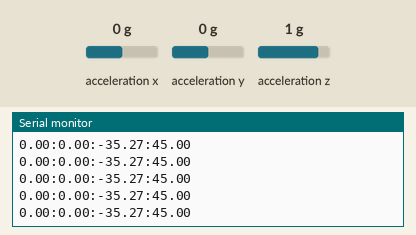
Bench run of a sketch on a simulated Arduino Uno, built with avr-gcc and run on an emulated ATmega328P. Shown: the last lines printed to the serial monitor. Wiring (inferred from the names in the program): ADXL345 accelerometer at I2C address 0x53. Inputs (shaded band) come from the test bench; at power-on: acceleration x 0 g, acceleration z 1 g, acceleration y 0 g.

Above: at 1.2 s.
1.3 s: acceleration x set to -1.4 g
At 1.34 s:
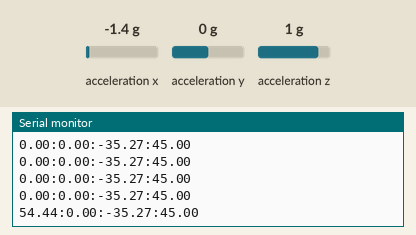
2.8 s: acceleration z set to 0 g
At 2.83 s:
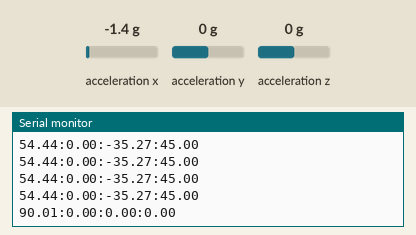
5.8 s: acceleration z set to -1.4 g
At 5.81 s:
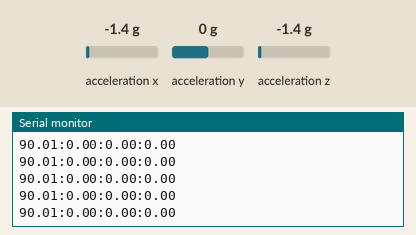
8.8 s: acceleration y set to -1.4 g
At 8.8 s:
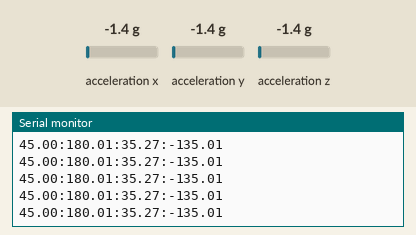
Timing chart, 0 to 11.3 s (numbered marks = the images above; inputs shaded):
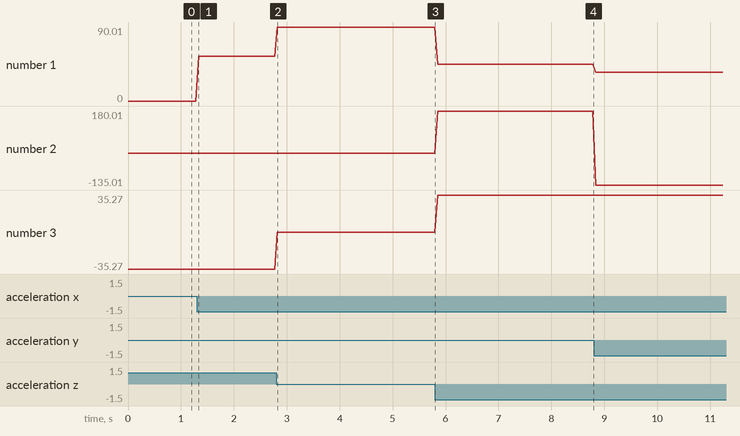

Measured:
- after the input at 1.3 s, the serial monitor: prints a new line at once (image 1)
- after the input at 2.8 s, the serial monitor: prints a new line at once (image 2)
- plotted number 1: 0 → 54.44 after the input at 1.3 s, 54.44 → 90.01 after the input at 2.8 s, 90.01 → 45 after the input at 5.8 s
- plotted number 2: 0 → 180.01 after the input at 5.8 s
- plotted number 3: 0 → 35.27 after the input at 5.8 s

The sketch:

filter2.ino
```cpp
//kalman滤波器
#include <Wire.h>
#define DEVICE (0x53)       //ADXL345 device address
#define TO_READ (6)         //num of bytes we are going to read each time (two bytes for each axis)
byte buff[TO_READ] ;        //6 bytes buffer for saving data read from the device
char str[512];              //string buffer to transform data before sending it to the serial port
int regAddress = 0x32;      //first axis-acceleration-data register on the ADXL345
int x, y, z;				        //three axis acceleration data
double roll = 0.00, pitch = 0.00;		//Roll & Pitch are the angles which rotate by the axis X and y
double froll = 0.00, fpitch = 0.00;
//in the sequence of R(x-y-z),more info visit
void setup() {
  Wire.begin();         // join i2c bus (address optional for master)
  Serial.begin(9600);  // start serial for output

  //Turning on the ADXL345
  writeTo(DEVICE, 0x2D, 0);
  writeTo(DEVICE, 0x2D, 16);
  writeTo(DEVICE, 0x2D, 8);
}

void loop() {

  readFrom(DEVICE, regAddress, TO_READ, buff); //read the acceleration data from the ADXL345
                                              //each axis reading comes in 10 bit resolution, ie 2 bytes.  Least Significat Byte first!!
                                              //thus we are converting both bytes in to one int
  x = (((int)buff[1]) << 8) | buff[0];
  y = (((int)buff[3])<< 8) | buff[2];
  z = (((int)buff[5]) << 8) | buff[4];

  //we send the x y z values as a string to the serial port
//  Serial.print("The acceleration info of x, y, z are:");
//  sprintf(str, "%d %d %d", x, y, z);
//  Serial.print(str);
//  Serial.write(10);

  //Roll & Pitch calculate
  RP_calculate();
  // Output
  Serial.print(pitch);
  Serial.print(":");
  Serial.print(roll);
  Serial.print(":");
  filter();
  // Output (filtered)
  Serial.print(fpitch);
  Serial.print(":");
  Serial.print(froll);
  Serial.println();
  //It appears that delay is needed in order not to clog the port
  delay(50);
}

//---------------- Functions
//Writes val to address register on device
void writeTo(int device, byte address, byte val) {
  Wire.beginTransmission(device); //start transmission to device
  Wire.write(address);        // send register address
  Wire.write(val);        // send value to write
  Wire.endTransmission(); //end transmission
}

//reads num bytes starting from address register on device in to buff array
void readFrom(int device, byte address, int num, byte buff[]) {
  Wire.beginTransmission(device); //start transmission to device
  Wire.write(address);        //sends address to read from
  Wire.endTransmission(); //end transmission

    Wire.beginTransmission(device); //start transmission to device
  Wire.requestFrom(device, num);    // request 6 bytes from device

  int i = 0;
  while(Wire.available())    //device may send less than requested (abnormal)
  {
    buff[i] = Wire.read(); // receive a byte
    i++;
  }
  Wire.endTransmission(); //end transmission
}

//calculate the Roll&Pitch
void RP_calculate(){
  double x_Buff = float(x);
  double y_Buff = float(y);
  double z_Buff = float(z);
  roll = atan2(y_Buff , z_Buff) * 57.3;
  pitch = atan2((- x_Buff) , sqrt(y_Buff * y_Buff + z_Buff * z_Buff)) * 57.3;
}

//kalman滤波算法
void filter(){
   float kx = 0;
   float p = 1;
   float A = 1;
   float H = 1;
   float q = 2e2;//10e-6;  /* predict noise convariance */
   float r = 5e2;
   float gain;

   kx = A * kx;
   p = A * A * p + q;  /* p(n|n-1)=A^2*p(n-1|n-1)+q */

   /* Measurement */
   gain = p * H / (p * H * H + r);
   kx = kx + gain * (z - H * kx);
   p = (1 - gain * H) * p;

   x = kx;

   float ky = 0;
   p = 1;
   A = 1;
   H = 1;
   q = 2e2;//10e-6;  /* predict noise convariance */
   r = 5e2;

   ky = A * ky;
   p = A * A * p + q;  /* p(n|n-1)=A^2*p(n-1|n-1)+q */

   /* Measurement */
   gain = p * H / (p * H * H + r);
   ky = ky + gain * (z - H * ky);
   p = (1 - gain * H) * p;

   y = ky;

   float kz = 0;
   p = 1;
   A = 1;
   H = 1;
   q = 2e2;//10e-6;  /* predict noise convariance */
   r = 5e2;

   kz = A * kz;
   p = A * A * p + q;  /* p(n|n-1)=A^2*p(n-1|n-1)+q */

   /* Measurement */
   gain = p * H / (p * H * H + r);
   kz = kz + gain * (z - H * kz);
   p = (1 - gain * H) * p;

   z = kz;

   RP_calculate();
   froll = roll;
   fpitch = pitch;

}
```
